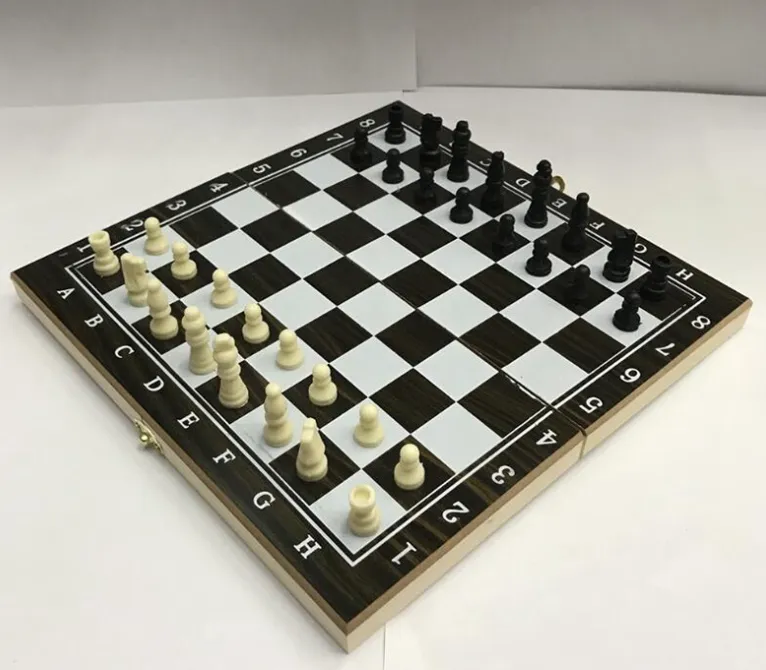
#> input picture camera_coordinates_to_2d_floor_plan/chess.png, 766 x 670 px
$ jupyter execute --allow-errors idea.ipynb
#> lines starting #> are read from the running program, lines starting #| are printed output that depends on the picture; after the words box and inside, x2 and y2 are one past the last pixel; in counts of white or black regions, pixels touching at a corner belong together
# Mapping Camera Coordinates to a 2D Floor Plan

This project demonstrates how to map 2D coordinates from a camera image onto a flat 2D floor plan (e.g., top-down map or schematic) using a **homography matrix**.

---

## Goal

Transform pixel coordinates of detected objects (e.g., people, robots, or balls) in a camera view to positions on a flat, scaled 2D map — without needing any physical camera calibration.

---

## How It Works

1. **Load an image** captured from a camera.
2. **Manually select 4 corner points** in the image corresponding to known corners on the map.
3. Define the corresponding corners on your **target 2D map (e.g., 1000×1000 pixels)**.
4. Compute the **homography matrix** using these point pairs.
5. Use the matrix to transform new image points to coordinates on the map.

[cell 1]
import cv2
import numpy as np
import matplotlib.pyplot as plt

def show_image(image_path):
    """
    Display an image using matplotlib.

    :param image_path: Path to the image file.
    """
#> called with image_path = 'chess.png'
    image = cv2.imread(image_path)
#> image is the input picture: shape (670, 766, 3); mean B, G, R 154.8, 164.6, 166.6
    if image is None:
        raise ValueError(f"Could not read the image at {image_path}")

    # Convert BGR to RGB
    image_rgb = cv2.cvtColor(image, cv2.COLOR_BGR2RGB)

    plt.imshow(image_rgb)
    plt.axis('off')
    plt.show()

    return image

[cell 2]
IMG = "../dataset/valid/images/IMG_1254_JPG.rf.3e5d069b50a45684bfe88db34b2c5173.jpg"
IMG = "chess.png"
MAP_WIDTH = 1000
MAP_HEIGHT = 1000
labels = ["top-left", "top-right", "bottom-right", "bottom-left"]

# Show example image and get its size
image_rgb = show_image(IMG)

[cell 3]
import cv2
import numpy as np

# [20 lines left out: function safe_text_position, not called in this run]


def select_points(image):
    """
    Allow the user to select 4 points on the image.
    The points will be used to define a region of interest.
    :param image: The image on which to select points.
    :return: A tuple (points, annotated_image) where:
             - points is a list of tuples containing the selected points (x, y)
             - annotated_image is a copy of the image with the points and lines drawn on it
    """
    if image is None:
        raise ValueError("Image is None. Please provide a valid image.")
    if not isinstance(image, np.ndarray):
        raise TypeError("Image must be a numpy array.")
    if image.shape[0] == 0 or image.shape[1] == 0:
        raise ValueError("Image is empty. Please provide a valid image.")
    if image.shape[2] != 3:
        raise ValueError("Image must be a 3-channel (RGB) image.")

    points = []
    instructions = [
        "Choose 1 point (top-left)",
        "Choose 2 point (top-right)",
        "Choose 3 point (bottom-right)",
        "Choose 4 point (bottom-left)"
    ]
    labels = ["top-left", "top-right", "bottom-right", "bottom-left"]

    # [4 lines left out: function mouse_callback, not called in this run]


    clone = image.copy()
    cv2.namedWindow("Click 4 points")
    cv2.setMouseCallback("Click 4 points", mouse_callback)

    while True:
        temp = clone.copy()
        if len(points) < 4:
            cv2.putText(temp, instructions[len(points)], (20, 30),
                        cv2.FONT_HERSHEY_SIMPLEX, 0.8, (255, 0, 0), 2, cv2.LINE_AA)
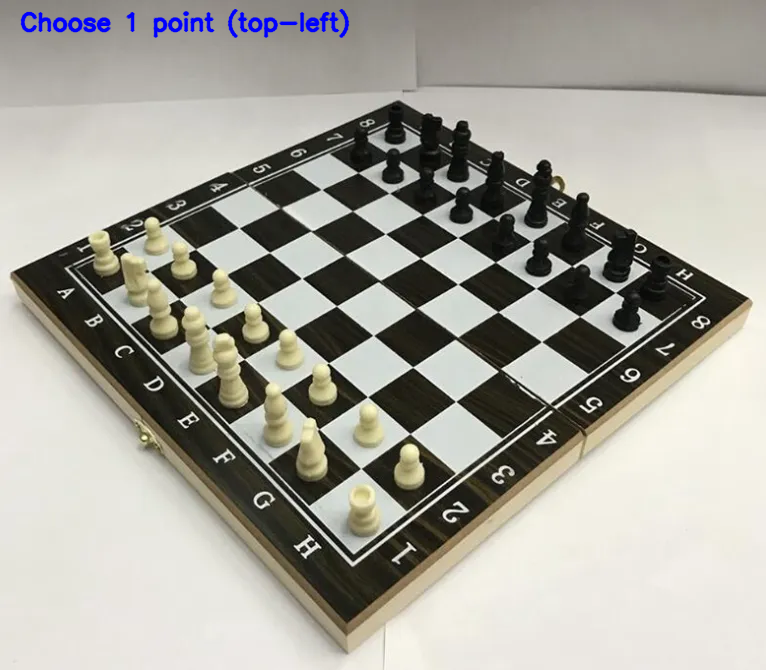
#> temp: shape (670, 766, 3); 0.73% of pixels changed, all inside (x1, y1, x2, y2) = (20, 8, 350, 38)

        for idx, p in enumerate(points):
            label = f"{idx + 1} ({labels[idx]})"
            cv2.circle(temp, p, 5, (0, 0, 255), -1)
            pos = safe_text_position(p[0], p[1], label, temp.shape)
            cv2.putText(temp, label, pos, cv2.FONT_HERSHEY_SIMPLEX, 0.6, (0, 255, 0), 2)

        cv2.imshow("Click 4 points", temp)

        if len(points) == 4:
            annotated_image = temp.copy()
            for i in range(4):
                pt1 = points[i]
                pt2 = points[(i + 1) % 4]
                cv2.line(annotated_image, pt1, pt2, (0, 255, 255), 2)
            break

        if cv2.waitKey(1) & 0xFF == 27:
#> (key Esc is pressed here)
            print("Przerwano wybór punktów.")
            cv2.destroyAllWindows()
            return None, None

    cv2.destroyAllWindows()
    return points, annotated_image


# [19 lines left out: function show_selected_points_with_coordinates, not called in this run]


def calculate_H(points, map_width, map_height):
    """
    Calculate the homography matrix from the selected points to the desired map size.

    :param points: List of tuples containing the selected points (x, y).
    :param map_width: Desired width of the output map.
    :param map_height: Desired height of the output map.
    :return: The homography matrix.
    """


    if len(points) != 4:
        raise ValueError("Exactly 4 points are required to calculate homography.")

    src_points = np.array(points, dtype='float32')
    dst_points = np.array([[0, 0], [map_width-1, 0], [map_width-1, map_height-1], [0, map_height-1]], dtype='float32')

    H = cv2.getPerspectiveTransform(src_points, dst_points)
    return H


# [29 lines left out: functions apply_homography, calculate_new_coordinate, not called in this run]

[cell 4]
points, img_with_selected_points  = select_points(image_rgb)

print(points)
#| None
#> (the rest of this cell did not finish here and is left out)

print("Homography matrix:")
print(H)

transformed_image = apply_homography(image_rgb, H, MAP_WIDTH, MAP_HEIGHT)


fig, axes = plt.subplots(1, 2, figsize=(12, 6))

# Lewy obraz: img_with_selected_points
axes[0].imshow(cv2.cvtColor(img_with_selected_points, cv2.COLOR_BGR2RGB))
axes[0].set_title("Original with Selected Points")
axes[0].axis('off')

# Prawy obraz: transformed_image
axes[1].imshow(cv2.cvtColor(transformed_image, cv2.COLOR_BGR2RGB))
axes[1].set_title("Transformed Image")
axes[1].axis('off')

#plt.tight_layout()
plt.show()
